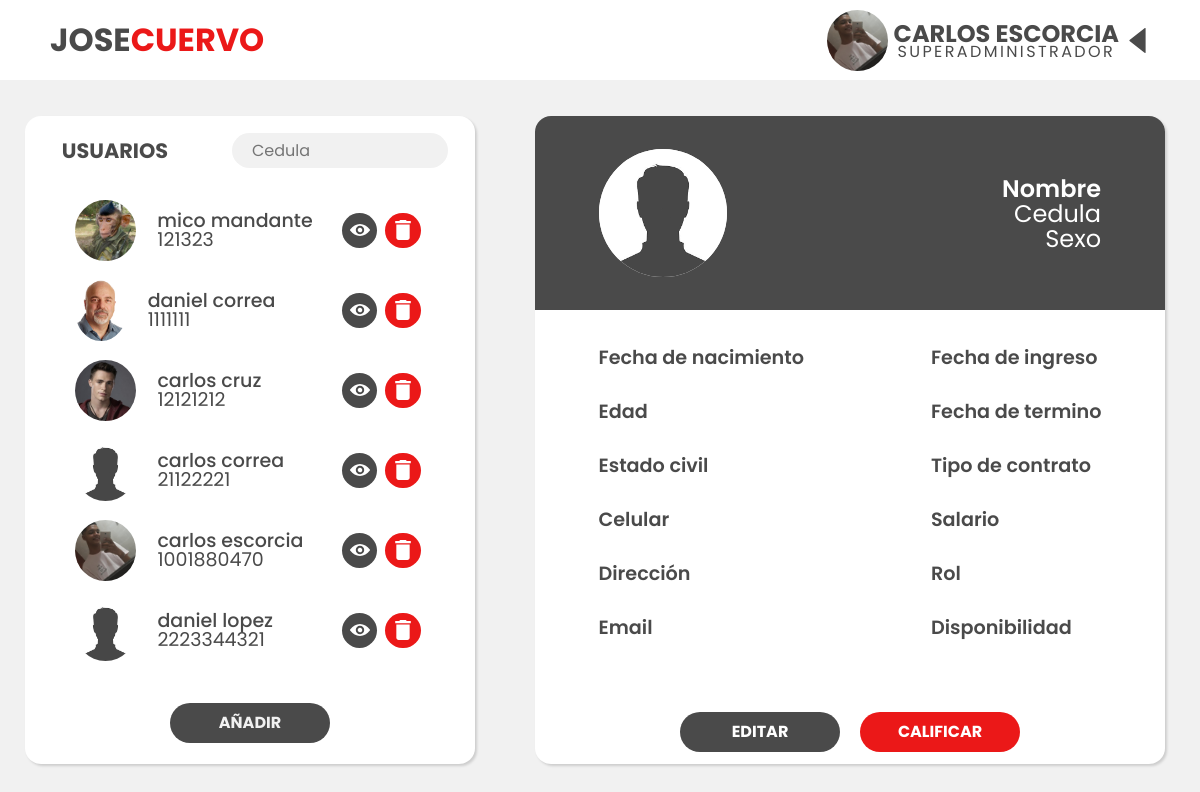
Before: /dashboard (signed in) with the older database file.
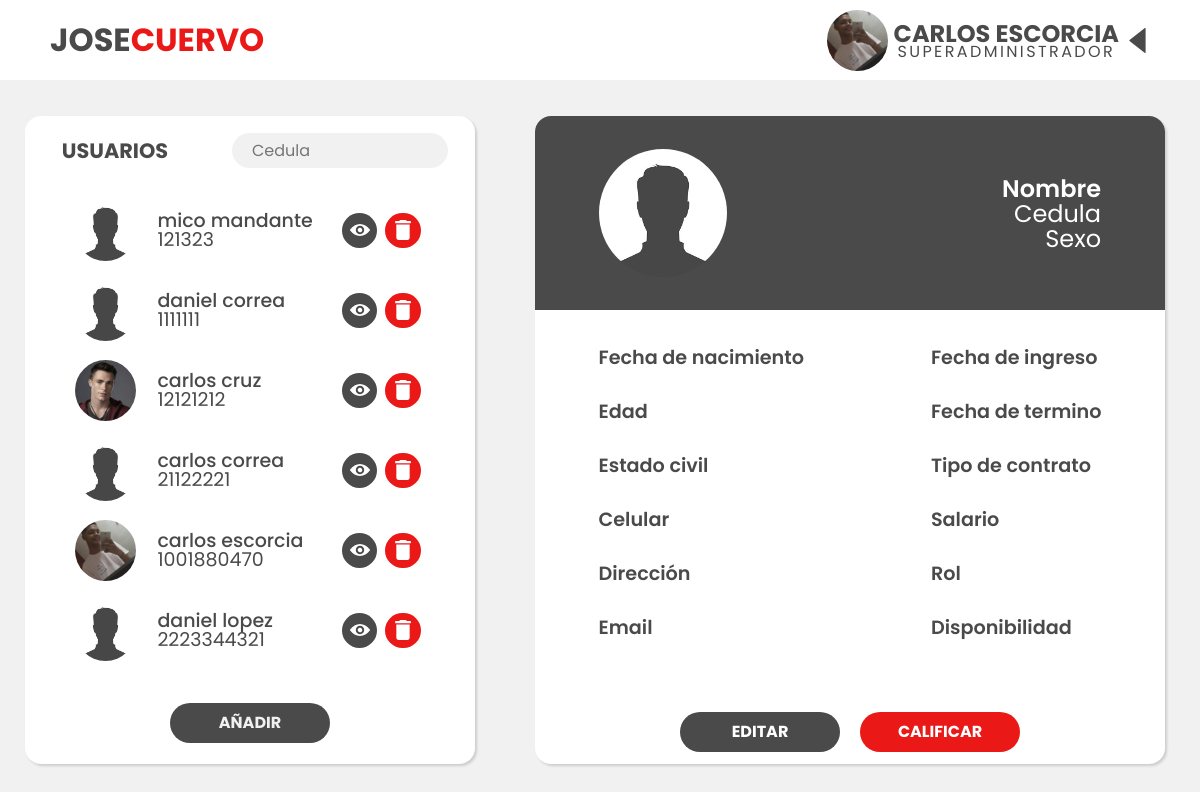
After: the same page with the newer database file.
### tables this page shows
CREATE TABLE usuario (CC INTEGER NOT NULL, nombre VARCHAR, apellido VARCHAR, edad INTEGER, sexo CHAR NOT NULL, fecha_nacimiento DATE, estado_civil VARCHAR, celular INTEGER, direccion VARCHAR, email VARCHAR, fecha_ingreso DATE, fecha_termino DATE, tipo_contrato VARCHAR, salario INTEGER, rol INTEGER, disponibilidad BOOLEAN, foto VARCHAR, contraseña VARCHAR, primera_vez BOOLEAN, registrador VARCHAR, FOREIGN KEY (rol) REFERENCES rol (ID), PRIMARY KEY (CC));

### app.py (the view)
@app.route('/dashboard', methods=["GET","POST"])
def dashboard():
    if "usuario" in session:
        rol = roles[session["rol"]]
        target = "USUARIOS"
        if session["rol"] == 2:
            target = "EMPLEADOS"
        if request.method == "GET":
            if session["rol"] != 3:
                nombres = session["nombre"] + " " + session["apellido"]
                nombres = nombres.upper()
                imagen = "imgs/default.png"
                try:
                    with sqlite3.connect('joseCuervoDB.db') as con:
                        con.row_factory = sqlite3.Row
                        cur = con.cursor()
                        if session["rol"] == 2:
                            cur.execute("SELECT CC,nombre,foto,apellido FROM usuario WHERE CC != ? AND rol = ?",[session["usuario"],3])
                        else:
                            cur.execute("SELECT CC,nombre,foto,apellido FROM usuario WHERE CC != ?",[session["usuario"]])
                        row = cur.fetchall()
                except Error  as er:
                    print('SQLite error: %s' % (' '.join(er.args)))
                return render_template("dashboard.html",nombre=nombres, rol=rol,target=target, row = row,Unombre="Nombre",cedula="Cedula",sexo="Sexo",imagen=imagen,perfil=session["foto"])
            else:
                return redirect("/empleado")
        if request.method == "POST":
            return render_template("dashboard.html",nombre=session["nombre"], rol=rol,perfil=session["foto"])
    else:
        return redirect("/")

### templates/dashboard.html (shortened to what this page needs)
{% extends "layout.html" %}
{% block head %}
<link rel="stylesheet" href="{{ url_for('static', filename='styles/vistaAdmin.css') }}">
{% endblock %}
{% block content %}
<main>
    <div class="tabla-usuarios">
        <div class="tabla-usuarios-top">
            <label>{{ target }}</label>
            <div class="search">
                <input type="text" name="" onkeyup="buscar()" id="search-box" placeholder="Cedula">
            </div>
        </div>
        <ul id="tabla">
            {% for r in row %}
            <li>
                <div class="user">
                    <img src='{{ url_for("static", filename=r[2])}}' alt="" class="foto-perfil">
                    <div class="user__info">
                        <p id="Tnombre">{{r["nombre"]}} {{r["apellido"]}}</p>
                        <p>{{r["CC"]}}</p>
                    </div>
                    <div class="buttons">
                        <a class="view" href="{{url_for('buscar',cedula=r['CC'])}}">
                            <img src="{{ url_for('static', filename='imgs/eye.svg') }}" alt="">
                        </a>
                        <a class="delete" onclick="disponible('{{r[0]}}')">
                            <img src="{{ url_for('static', filename='imgs/delete.svg') }}" alt="">
                        </a>
                    </div>
                </div>
            </li>
            {% endfor %}
        </ul>
        <div class="tabla-usuario-boton">
            <a class="button" href="/registro">AÑADIR</a>
        </div>
    </div>
    <div class="info-usuarios">
        <div class="top-info">
            <img src="{{ url_for('static', filename=imagen) }}" alt="">
            <div class="usuario-info-ocupacion">
                <p class="nombre">{{Unombre}}</p>
                <p class="cedula">{{cedula}}</p>
                <p class="ocupacion">{{sexo}}</p>
            </div>
        </div>
        <div class="formulario">
            <div class="izq">
                <div>
                    <p class="titulo">Fecha de nacimiento</p>
                    <p>{{nacimiento}}</p>
                </div>
                <div>
                    <p class="titulo">Edad</p>
                    <p>{{edad}}</p>
                </div>
                <div>
                    <p class="titulo">Estado civil</p>
                    <p>{{estado}}</p>
                </div>
                <div>
                    <p class="titulo">Celular</p>
                    <p>{{celular}}</p>
                </div>
                <div>
                    <p class="titulo">Dirección</p>
                    <p>{{direccion}}</p>
                </div>
                <div>
                    <p class="titulo">Email</p>
                    <p>{{email}}</p>
                </div>
            </div>
            <div class="der">
                <div>
                    <p class="titulo">Fecha de ingreso</p>
                    <p>{{ingreso}}</p>
                </div>
                <div>
                    <p class="titulo">Fecha de termino</p>
                    <p>{{termino}}</p>
                </div>
                <div>
                    <p class="titulo">Tipo de contrato</p>
                    <p>{{tipo}}</p>
                </div>
                <div>
                    <p class="titulo">Salario</p>
                    <p>{{salario}}</p>
                </div>
                <div>
                    <p class="titulo">Rol</p>
                    <p>{{Rol}}</p>
                </div>
                <div>
                    <p class="titulo">Disponibilidad</p>
                    <p>{{disponible}}</p>
                </div>
            </div>
        </div>
        <div class="info-usuarios-buttons">
            <a id="editar"  href="" class="button" >
                <p>EDITAR</p>
            </a>
            <a id="calificar" href="" class="button">
                <p>CALIFICAR</p>
            </a>
        </div>
    </div>
</main>
{% endblock %}

### templates/layout.html (shortened to what this page needs)
<!DOCTYPE html>
<html lang="en">
<head>
    <link rel="stylesheet" href="{{ url_for('static', filename='styles/normalize.css') }}">
    <link rel="stylesheet" href="{{ url_for('static', filename='styles/layout.css') }}">
    <link rel="stylesheet" href="{{ url_for('static', filename='styles/alertas.css') }}">
    <link rel="stylesheet" href="https://cdnjs.cloudflare.com/ajax/libs/font-awesome/4.7.0/css/font-awesome.min.css">
    {% block head %}
    {% endblock %}
</head>
<body>
    <nav class="top">
        <div class="navegacion">
            <label id="logo">JOSE<span>CUERVO</span></label>
            <div class="menu">
                <div class="cuenta">
                    <img src="{{ url_for('static', filename=perfil) }}" alt="foto" id="perfil">
                    <div>
                        <label id="nombre">{{nombre}}</label>
                        <label id="rol">{{rol}}</label>
                    </div>
                    <img src="{{ url_for('static', filename='imgs/downtriangle.svg') }}" alt="icono" id="iconT">
                </div>
            </div>
        </div>
    </nav>
    {% block content %}
    {% endblock %}
</body>
</html>

### static/styles/layout.css (style rules this page uses)
body { background-color: var(--background-color); }
.top { height: 80px; width: 100%; background-color: var(--white); }
.navegacion { display: flex; justify-content: space-between; padding: 0 50px; align-items: center; height: 100%; }
#logo { font-size: 2rem; font-weight: 700; }
#logo span { font-size: 2rem; font-weight: 700; color: var(--main-color); }
.cuenta { display: flex; height: 100%; align-items: center; }
.cuenta div { display: flex; flex-direction: column; justify-content: center; height: 100%; }
#iconT { height: 25px; width: 25px; transform: rotate(90deg); transition: .4s; margin-left: 6px; }
#perfil { height: 61px; width: 61px; border-radius: 50%; object-fit: cover; margin-right: 6px; }
#nombre { font-size: 1.5rem; font-weight: 700; text-align: center; }
#rol { font-size: 1rem; text-align: center; margin-top:-0.7rem; letter-spacing: 0.15rem; }
.menu { position: relative; height: 100%; }
input { width: 80%; border: 2px solid var(--secondary-color); border-radius: 50px; height: 2rem; padding: 1rem 1rem; }

### static/styles/vistaAdmin.css (style rules this page uses)
main { width: 100vw; min-height: calc(100vh - 80px); display: grid; grid-template-columns: minmax(500px, 2fr) minmax(700px, 3fr); align-items: center; }
.tabla-usuarios, .info-usuarios { background-color: white; border-radius: 1rem; width: 90%; margin: auto; height: 90%; box-shadow: rgba(0, 0, 0, 0.15) 1.95px 1.95px 2.6px; }
.tabla-usuarios { display: flex; flex-direction: column; align-items: center; }
.tabla-usuarios-top { width: 100%; display: flex; align-items: center; height: 70px; }
.tabla-usuarios-top label { font-size: 1.3rem; font-weight: 700; text-align: center; width: 40%; }
.search { display: flex; justify-content: center; width: 60%; }
.search input[type=text] { border: 0; background-color: var(--background-color); border-radius: 1.25rem; width: 80%; height: 2.2rem; padding: 0.75rem 1.25rem; }
#tabla { list-style-type: none; width: 97%; height: 80%; display: flex; flex-direction: column; align-items: center; overflow-y: scroll; }
#tabla li { width: 80%; height: 4.2rem; margin-top: 0.8rem; }
.view, .delete { display: flex; width: 2.2rem; height: 2.2rem; border: 0; margin: 0 4px; border-radius: 50%; justify-content: center; align-items: center; }
.view { background-color: var(--secondary-color); }
.delete { background-color: var(--main-color); }
.delete img, .view img { object-fit: cover; height: 20px; width: 20px; }
.foto-perfil { height: 61px; width: 61px; border-radius: 50%; object-fit: cover; margin-right: 6px; }
.user { width: 100%; height: 98%; display: flex; align-items: center; justify-content: space-evenly; min-width: 290px; }
.user__info { display: flex; justify-content: center; flex-direction: column; width: 70%; height: 98%; font-size: 0.85em; }
.user__info p { font-size: 1.4em; font-weight: 500; padding-left: 15px; }
.user__info p + p { font-size: 1.4em; font-weight: 400; margin-top: -10px; }
.buttons { max-width: 100px; display: flex; }
.tabla-usuario-boton { display: flex; width: 100%; height: calc(20% - 70px); justify-content: center; align-items: center; margin-bottom: 12px; }
.info-usuarios-buttons p { color: white; }
.button { border: 0; border-radius: 25px; height: 2.5rem; width: 10rem; color: var(--background-color); background-color: var(--secondary-color); font-weight: bold; align-items: center; }
.top-info { display: flex; background: var(--secondary-color); border-radius: 1rem 1rem 0 0; width: 100%; height: 30%; align-items: center; justify-content: space-between; padding: 0 4rem; }
.top-info img { background: white; height: 8rem; width: 8rem; border-radius: 50%; object-fit: cover; }
.top-info p { text-align: right; color: white; }
.nombre { font-size: 1.5rem; font-weight: 600; }
.cedula { font-size: 1.5rem; margin-top: -10px; }
.ocupacion { font-size: 1.5rem; font-weight: 400; margin-top: -10px; }
.titulo { color: var(--secondary-color); font-weight: 600; font-size: 1.2rem; }
.izq p,.der p { height: 2rem; }
.izq p + p,.der p + p { margin-top: -10px; }
.formulario { height: 60%; display: flex; justify-content: space-around; align-items: center; }
.info-usuarios-buttons { height: 10%; display: flex; justify-content: center; align-items: center; }
#calificar { background: var(--main-color); margin-left: 20px; }
a { display: flex; align-items: center; justify-content: center; text-decoration: none; }

Changed rows visible on the page:
changed usuario "mico": foto: picture removed, a placeholder shows
changed usuario id 1111111: foto: picture removed, a placeholder shows
